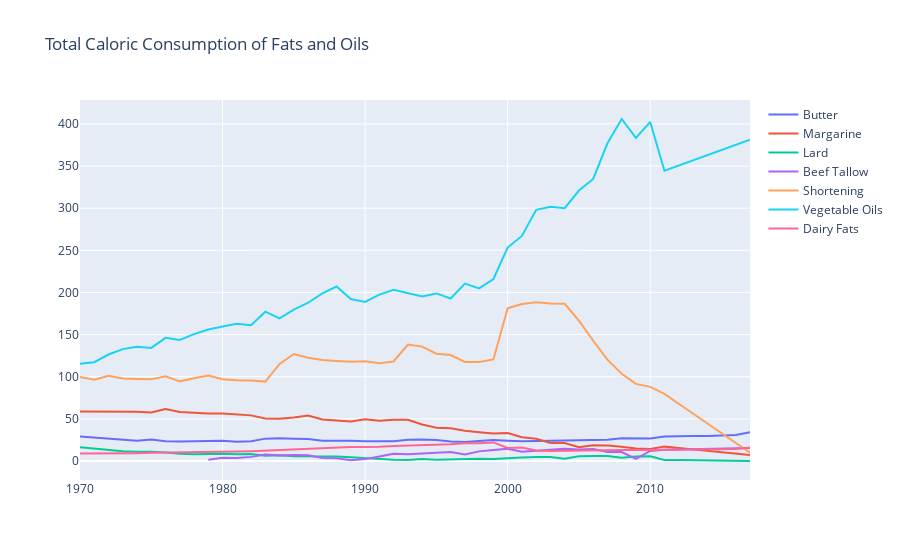

Source (notebook cell):
### Code cell
fig = go.Figure()

fig.add_trace(go.Scatter(x = fats['Year'], \
                         y = fats['Butter'], \
                         mode = 'lines', \
                         name = 'Butter'))

fig.add_trace(go.Scatter(x = fats['Year'], \
                         y = fats['Margarine'], \
                         mode = 'lines', \
                         name = 'Margarine'))

fig.add_trace(go.Scatter(x = fats['Year'], \
                         y = fats['Lard'], \
                         mode = 'lines', \
                         name = 'Lard'))

fig.add_trace(go.Scatter(x = fats['Year'], \
                         y = fats['Edible beef tallow'], \
                         mode = 'lines', \
                         name = 'Beef Tallow'))

fig.add_trace(go.Scatter(x = fats['Year'], \
                         y = fats['Shortening'], \
                         mode = 'lines', \
                         name = 'Shortening'))

fig.add_trace(go.Scatter(x = fats['Year'], \
                         y = fats['Salad and cooking oils'], \
                         mode = 'lines', \
                         name = 'Vegetable Oils'))

fig.add_trace(go.Scatter(x = fats['Year'], \
                         y = fats['Dairy fats'], \
                         mode = 'lines', \
                         name = 'Dairy Fats'))

fig.update_layout(title_text = 'Total Caloric Consumption of Fats and Oils')

fig.show()
